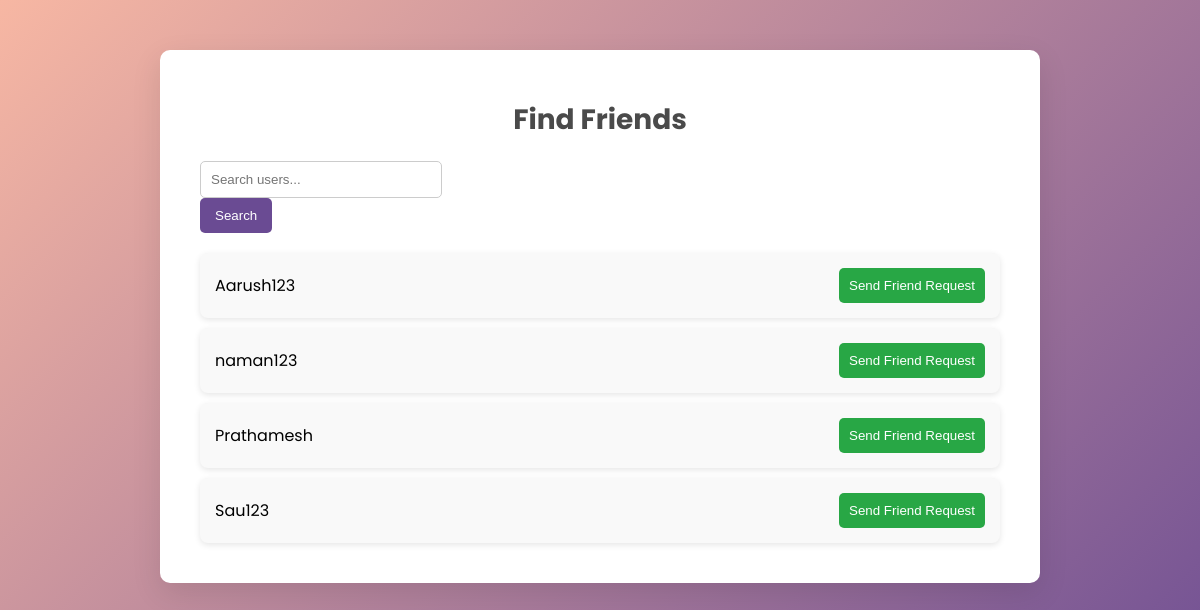
/phpmailer_final.php (signed in), run on the app's committed database.
### tables this page shows
CREATE TABLE `users` (
  `id` int(11) NOT NULL,
  `name` varchar(255) NOT NULL,
  `dob` date NOT NULL,
  `email` varchar(255) NOT NULL,
  `username` varchar(255) NOT NULL,
  `password` varchar(255) NOT NULL
);

### phpmailer_final.php (the view, shortened to what this page needs)
<?php
$host = 'localhost:3307';
$dbname = 'quizmedb';
$user = 'root';
$password = '';
try {
    $pdo = new PDO("mysql:host=$host;dbname=$dbname", $user, $password);
    $pdo->setAttribute(PDO::ATTR_ERRMODE, PDO::ERRMODE_EXCEPTION);
} catch (PDOException $e) {
    die("Could not connect to the database $dbname :" . $e->getMessage());
}
$user_id = $_SESSION['user_id'];
$search = '';
$query = $pdo->prepare("
    SELECT u.id, u.username,
           (SELECT COUNT(*)
            FROM friend_requests fr
            WHERE fr.sender_id = :user_id AND fr.receiver_id = u.id) AS request_sent
    FROM users u
    WHERE u.id != :user_id AND u.username LIKE :search
");
$query->execute([
    'user_id' => $user_id,
    'search' => '%' . $search . '%'
]);
$users = $query->fetchAll(PDO::FETCH_ASSOC);
?>
<!DOCTYPE html>
<html lang="en">
<head>
</head>
<body>
    <div class="container">
        <h1>Find Friends</h1>
        <div class="search-bar">
            <form method="GET">
                <input type="text" name="search" placeholder="Search users..." value="<?php echo htmlspecialchars($search); ?>">
                <button type="submit">Search</button>
            </form>
        </div>
        <div class="user-list">
            <?php foreach ($users as $user) { ?>
                <div class="user-card">
                    <span><?php echo htmlspecialchars($user['username']); ?></span>
                    <?php if ($user['request_sent'] > 0) { ?>
                        <button disabled>Sent</button>
                    <?php } else { ?>
                        <button onclick="sendFriendRequest(this, <?php echo $user['id']; ?>)">Send Friend Request</button>
                    <?php } ?>
                </div>
            <?php } ?>
        </div>
    </div>
</body>
</html>

### phpmailer_final.php (style rules this page uses)
body { font-family: 'Poppins', sans-serif; background: linear-gradient(135deg, #f7b7a3, #6a4b93); margin: 0; padding: 0; display: flex; justify-content: center; align-items: flex-start; min-height: 100vh; }
.container { background: white; padding: 30px 40px; border-radius: 10px; box-shadow: 0 10px 30px rgba(0, 0, 0, 0.1); width: 100%; max-width: 800px; margin-top: 50px; }
h1 { text-align: center; color: #4a4a4a; font-size: 28px; margin-bottom: 20px; }
.search-bar { margin-bottom: 20px; display: flex; justify-content: space-between; }
.search-bar input { padding: 10px; width: 80%; border: 1px solid #ccc; border-radius: 5px; }
.search-bar button { background-color: #6a4b93; color: white; padding: 10px 15px; border: none; border-radius: 5px; cursor: pointer; }
.user-list { margin-top: 20px; }
.user-card { display: flex; justify-content: space-between; align-items: center; background: #f9f9f9; margin: 10px 0; padding: 15px; border-radius: 8px; box-shadow: 0 2px 6px rgba(0, 0, 0, 0.1); }
.user-card button { background-color: #28a745; color: white; padding: 10px; border: none; border-radius: 5px; cursor: pointer; }

### data on the page
users: username "Aarush123"
users: username "naman123"
users: username "Prathamesh"
users: username "Sau123"
